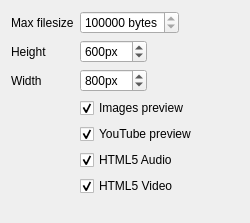
<?xml version="1.0" encoding="UTF-8"?>
<ui version="4.0">
 <class>UrlPreviewSettingsForm</class>
 <widget class="QWidget" name="UrlPreviewSettingsForm">
  <property name="geometry">
   <rect>
    <x>0</x>
    <y>0</y>
    <width>250</width>
    <height>223</height>
   </rect>
  </property>
  <property name="windowTitle">
   <string>Form</string>
  </property>
  <layout class="QFormLayout" name="formLayout_2">
   <property name="fieldGrowthPolicy">
    <enum>QFormLayout::ExpandingFieldsGrow</enum>
   </property>
   <item row="0" column="0">
    <widget class="QLabel" name="label_2">
     <property name="enabled">
      <bool>true</bool>
     </property>
     <property name="text">
      <string>Max filesize</string>
     </property>
    </widget>
   </item>
   <item row="0" column="1">
    <widget class="QSpinBox" name="maxFileSize">
     <property name="toolTip">
      <string>Max picture size to preview </string>
     </property>
     <property name="suffix">
      <string> bytes</string>
     </property>
     <property name="minimum">
      <number>100000</number>
     </property>
     <property name="maximum">
      <number>100000000</number>
     </property>
    </widget>
   </item>
   <item row="1" column="0">
    <widget class="QLabel" name="label_3">
     <property name="text">
      <string>Height</string>
     </property>
    </widget>
   </item>
   <item row="1" column="1">
    <widget class="QSpinBox" name="maxHeight">
     <property name="toolTip">
      <string>Max height of images preview.</string>
     </property>
     <property name="suffix">
      <string>px</string>
     </property>
     <property name="prefix">
      <string/>
     </property>
     <property name="minimum">
      <number>0</number>
     </property>
     <property name="maximum">
      <number>4096</number>
     </property>
     <property name="value">
      <number>600</number>
     </property>
    </widget>
   </item>
   <item row="2" column="0">
    <widget class="QLabel" name="label_5">
     <property name="text">
      <string>Width</string>
     </property>
    </widget>
   </item>
   <item row="2" column="1">
    <widget class="QSpinBox" name="maxWidth">
     <property name="toolTip">
      <string>Max width of images preview.</string>
     </property>
     <property name="suffix">
      <string>px</string>
     </property>
     <property name="prefix">
      <string/>
     </property>
     <property name="minimum">
      <number>0</number>
     </property>
     <property name="maximum">
      <number>4096</number>
     </property>
     <property name="value">
      <number>800</number>
     </property>
    </widget>
   </item>
   <item row="3" column="1">
    <widget class="QCheckBox" name="imagesPreview">
     <property name="text">
      <string>Images preview</string>
     </property>
     <property name="checked">
      <bool>true</bool>
     </property>
    </widget>
   </item>
   <item row="4" column="1">
    <widget class="QCheckBox" name="youtubePreview">
     <property name="text">
      <string>YouTube preview</string>
     </property>
     <property name="checked">
      <bool>true</bool>
     </property>
    </widget>
   </item>
   <item row="5" column="1">
    <widget class="QCheckBox" name="HTML5Audio">
     <property name="text">
      <string>HTML5 Audio</string>
     </property>
     <property name="checked">
      <bool>true</bool>
     </property>
    </widget>
   </item>
   <item row="6" column="1">
    <widget class="QCheckBox" name="HTML5Video">
     <property name="text">
      <string>HTML5 Video</string>
     </property>
     <property name="checked">
      <bool>true</bool>
     </property>
    </widget>
   </item>
  </layout>
 </widget>
 <resources/>
 <connections/>
</ui>
